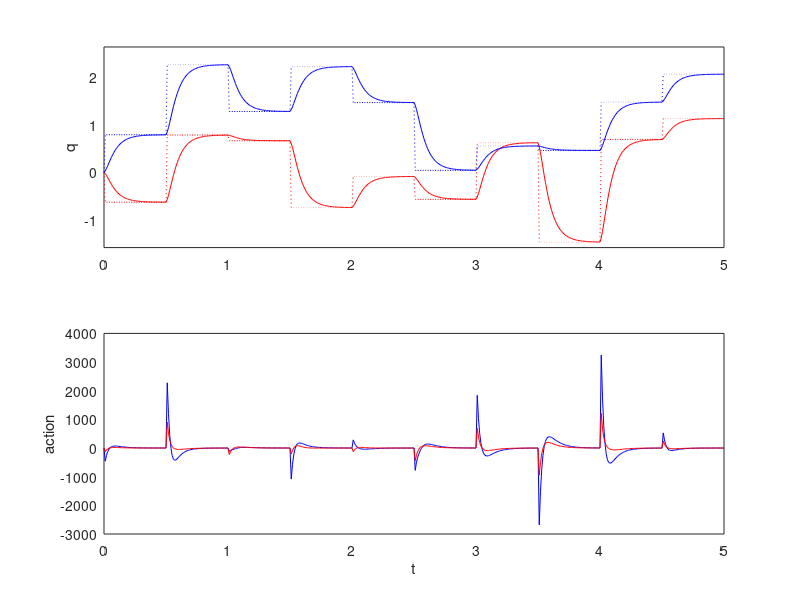

This figure's MATLAB source:
clear variables;
clc; %clear the command screen
clf; %clear the figures

% Set simulation parameters & initialize system
dur = 5;  % duration of simulated process in s
Dt = 0.01;  % time step for simulation
t = 0;  % initial time
wait = ceil(0.5 / Dt); %interval betw target jumps, measured in time steps
n_q = 2; %number of dimensions of q
q_min = [-1.5; 0]; %the interval for min arm angles
q_max = [1.5; 2.5]; %the interval for max arm angles
q = [0;0]; %inital arm positions
q_star = [0;0]; %initial target position
q_vel = [0;0]; %initial arm velocity
q_acc = [0;0]; %initial arm acceleration
psi = [2.06 0.65 0.56]; % the psi vector, stored as a horizontal vector
M = [(psi(1)+2*psi(2)*cos(q(2,1))) (psi(3)+psi(2)*cos(q(2,1))); (psi(3)+psi(2)*cos(q(2,1))) psi(3)];
GAMMA = psi(2)*sin(q(2,1))*[-q_vel(2,1) -(q_vel(2,1)+q_vel(1,1)); q_vel(1,1) 0]; 
step = 0;  % # time steps since simulation began
a = [0; 0]; %the initial action is zero

DATA = zeros(11, 1 + floor(dur/Dt));  % allocate at least enough memory
i_gp = 1;  % index of graph pts
DATA(:, i_gp) = [t; q_star; q; q_vel; q_acc; a];  % record data for plotting

for t = Dt:Dt:dur
    
  % Set target
  step = step + 1;
  if mod(step, wait) == 1
    q_star = q_min + (q_max - q_min).*rand(n_q, 1);
  end
  
  M = [(psi(1)+2*psi(2)*cos(q(2,1))) (psi(3)+psi(2)*cos(q(2,1))); (psi(3)+psi(2)*cos(q(2,1))) psi(3)];
  GAMMA = psi(2)*sin(q(2,1))*[-q_vel(2,1) -(q_vel(2,1)+q_vel(1,1)); q_vel(1,1) 0]; 

  
  % Compute command
  h = - 40 *q_vel - 400 * (q - q_star); %my desired linear dynamics, based off the hurwitz polynomial
  a = M*h + GAMMA*q_vel;
  %a = min(3900, a) %optional caping of a below 4000, it doesn't usually
  %spike that high but just in case we can use this
  q_acc = inv(M)*(a - GAMMA*q_vel); %technically q_acc == h, but if we wanted to impose an artifical cap on max a, we could recalculate h here
  
  % Update arm position
  q_vel = q_vel + Dt*q_acc;   % Euler integration
  q = q + Dt*q_vel;  % Euler integration
  
  %make sure the arm coordinates are withing physiological norms
  q_bounded = max(q_min, min(q_max, q));
  q_vel = (q == q_bounded).*q_vel;
  q = q_bounded;
    
  % Record data for plotting
  i_gp = i_gp + 1;
  DATA(:, i_gp) = [t; q_star; q; q_vel; q_acc; a];

end  % for t
DATA = DATA(:, 1:i_gp);



% Plot
figure(1);
set(gcf, 'Name', 'Arm_positions and action graphs', 'NumberTitle', 'off');
subplot(2, 1, 1);
plot(DATA(1, :), DATA(2, :), 'r:');
hold on;
%grid on;
plot(DATA(1, :), DATA(3, :), 'b:');
plot(DATA(1, :), DATA(4, :), 'r');
plot(DATA(1, :), DATA(5, :), 'b');
ylim(1.05*[min(q_min), max(q_max)]);
ylabel('q');
set(gca, 'TickLength', [0, 0]);
subplot(2, 1, 2);
plot(DATA(1, :), DATA(10, :), 'b');
hold on;
plot(DATA(1, :), DATA(11, :), 'r');
hold on;
ylabel('action');
xlabel('t');
set(gca, 'TickLength', [0, 0]);
